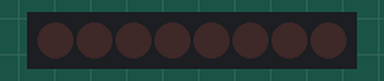
This sketch was run on a simulated Arduino Uno, built with avr-gcc and run on an emulated ATmega328P. Shown: 8 shift-register outputs drawn as a row of LEDs (first output left, lit = HIGH). Wiring (inferred from the names in the program): shift register (74HC595): data pin 4; shift clock pin 2; latch pin 3. Wiring (inferred from the signals the program sends): row of LEDs: on Q0, Q1, Q2, Q3, Q4, Q5, Q6, Q7.

Above: at 0.05 s.
At 0.55 s:
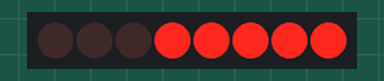
At 1.05 s:
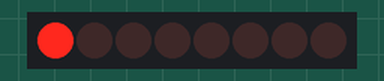
At 2.05 s:
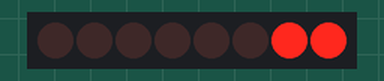
At 3.05 s:
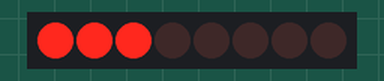
At 4.05 s:
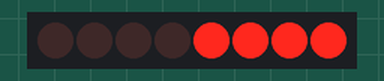
Timing chart, 0 to 4.3 s (numbered marks = the images above):
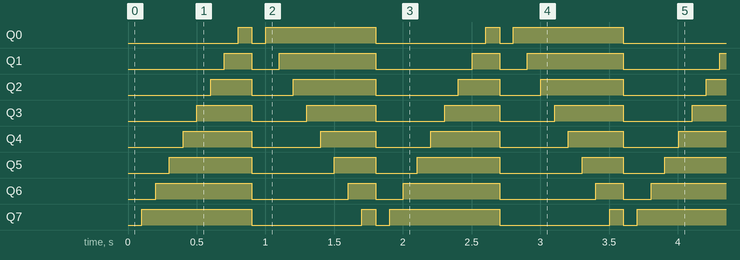

Measured:
- by itself, Q0: repeats every 1.8 s: LOW 0.10 s, HIGH 0.80 s, LOW 0.80 s, HIGH 0.10 s
- by itself, Q1: repeats every 1.8 s: LOW 0.20 s, HIGH 0.70 s, LOW 0.70 s, HIGH 0.20 s
- by itself, Q2: repeats every 1.8 s: LOW 0.30 s, HIGH 0.60 s, LOW 0.60 s, HIGH 0.30 s
- by itself, Q3: alternates HIGH for 0.45 s and LOW for 0.40 s
- by itself, Q4: alternates HIGH for 0.45 s and LOW for 0.50 s
- by itself, Q5: repeats every 1.8 s: LOW 0.60 s, HIGH 0.30 s, LOW 0.30 s, HIGH 0.60 s
- by itself, Q6: repeats every 1.8 s: LOW 0.70 s, HIGH 0.20 s, LOW 0.20 s, HIGH 0.70 s
- by itself, Q7: repeats every 1.8 s: LOW 0.80 s, HIGH 0.10 s, LOW 0.10 s, HIGH 0.80 s

The sketch:

LEDTest1.ino
```cpp
int clockPin = 2;

int latchPin = 3;

int dataPin = 4;

byte leds = 0;

void setup() {

pinMode(latchPin, OUTPUT);

pinMode(dataPin, OUTPUT);

pinMode(clockPin, OUTPUT);

}

void loop() {

leds = 0;

updateShiftRegisterR();

delay(100);

for (int i = 0; i < 8; i++){

bitSet(leds, i);

updateShiftRegisterR();

delay(100);

}

leds = 0;

updateShiftRegisterL();

delay(100);

for (int i = 0; i < 8; i++){

bitSet(leds, i);

updateShiftRegisterL();

delay(100);

}

}

void updateShiftRegisterL(){

digitalWrite(latchPin, LOW);

shiftOut(dataPin, clockPin, MSBFIRST, leds);

digitalWrite(latchPin, HIGH);

}

void updateShiftRegisterR(){

digitalWrite(latchPin, LOW);

shiftOut(dataPin, clockPin, LSBFIRST, leds);

digitalWrite(latchPin, HIGH);

}
```
